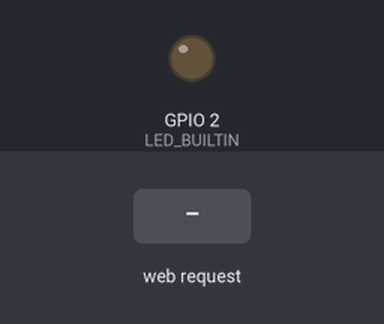
Recording of a sketch running on a simulated ESP8266 (NodeMCU). Parts: output pins drawn as LEDs (lit = HIGH, except the on-board LED, lit = LOW). Inputs (shaded band) come from the test bench. WiFi joins after 1.5 s; servers stay silent unless stated; what the sketch prints to the serial monitor is not drawn.

Above: at 2.7 s.
2.8 s: HTTP request GET /LED=AN received
At 4.0 s:
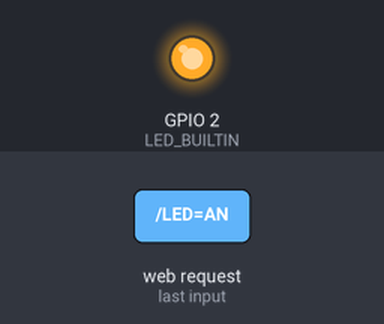
4.3 s: HTTP request GET /LED=AUS received
At 5.2 s:
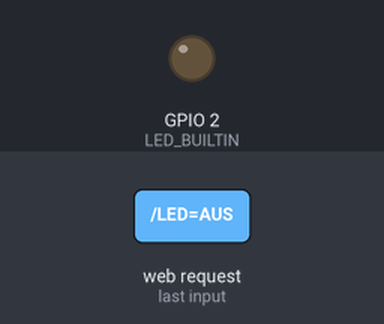
Timing chart, 0 to 7.3 s (numbered marks = the images above; inputs shaded):
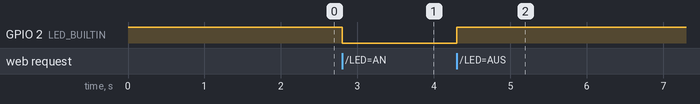

The sketch:

website_host.ino
```cpp
#include <ESP8266WiFi.h>

const char* ssid = "FLPublic";
const char* password = "M4k3rsp4c3#Freilab2022";

WiFiServer server(80);

void setup() {
  Serial.begin(115200);
  pinMode(LED_BUILTIN, OUTPUT);
  digitalWrite(LED_BUILTIN, HIGH);

  Serial.println();
  Serial.print("Verbinde mit ");
  Serial.println(ssid);
  WiFi.begin(ssid, password);

  while (WiFi.status() != WL_CONNECTED) {
    delay(500);
    Serial.print(".");
  }

  Serial.println("");
  Serial.println("LAN verbunden!");

  server.begin();
  Serial.println("Server gestartet.");

  Serial.print("Nutze diese URL zum Verbinden: http://");
  Serial.print(WiFi.localIP());
  Serial.println("/");
}

void loop() {
  WiFiClient client = server.available();
  if (!client) {
    return;
  }

  Serial.println("Neuer Client verbunden");
  while(!client.available()) {
    delay(1);
  }

  String request = client.readStringUntil('\r');
  Serial.println(request);
  client.flush();

  int value = HIGH;
  if (request.indexOf("/LED=AN") != -1) {
    digitalWrite(LED_BUILTIN, LOW);
    value = LOW;
  }
  if (request.indexOf("/LED=AUS") != -1) {
    digitalWrite(LED_BUILTIN, HIGH);
    value = HIGH;
  }

  client.println("HTTP/1.1 200 OK");
  client.println("Content-Type: text/html");
  client.println(""); // Wichtige Leerzeile
  client.println("<!DOCTYPE HTML>");
  client.println("<html>");
  client.println("<head><meta charset='utf-8'><title>NodeMCU LED Steuerung</title></head>");
  client.println("<body style='text-align:center; font-family:sans-serif; margin-top:50px;'>");
  client.println("<h1>NodeMCU WLAN-Steuerung</h1>");

  if(value == LOW) {
    client.println("<p>Die blaue LED ist aktuell: <b>AN</b></p>");
  } else {
    client.println("<p>Die blaue LED ist aktuell: <b>AUS</b></p>");
  }

  client.println("<br><br>");
  client.println("<a href='/LED=AN' style='padding:15px 25px; background-color:green; color:white; text-decoration:none; font-size:20px; border-radius:5px;'>LED EINSCHALTEN</a>");
  client.println("<br><br><br>");
  client.println("<a href='/LED=AUS' style='padding:15px 25px; background-color:red; color:white; text-decoration:none; font-size:20px; border-radius:5px;'>LED AUSSCHALTEN</a>");
  client.println("</body>");
  client.println("</html>");

  delay(1);
  Serial.println("Client getrennt");
  Serial.println("");
}
```

Measured:
- after the input at 2.8 s, GPIO 2 (LED_BUILTIN): HIGH → LOW at once
- after the input at 4.3 s, GPIO 2 (LED_BUILTIN): LOW → HIGH at once
